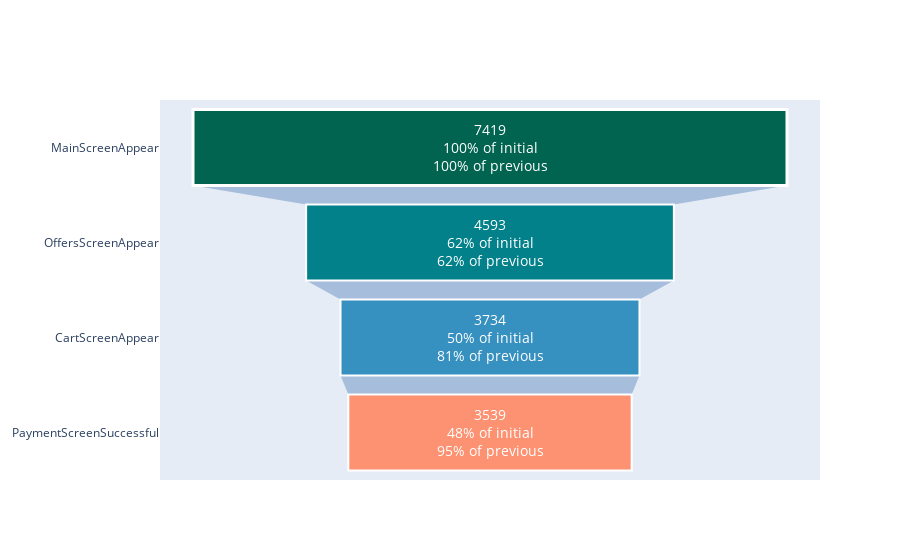

The cell this chart's notebook holds for it:
### Markdown cell above
**Вывод:**

Наибольшая потеря клиентов случается на втором шаге - когда пользователь переходит с главной страницы на страницу с предложениями/товарами. Возможно, существуют технические проблемы при переходе.

### Code cell
from plotly import graph_objects as go

fig = go.Figure(go.Funnel(
    y = ["MainScreenAppear", "OffersScreenAppear", "CartScreenAppear", "PaymentScreenSuccessful"],
    x = [7419, 4593, 3734, 3539],
    textposition = "inside",
    textinfo = "value+percent initial+percent previous",
    marker = {"color": ["#016450", "#02818a", "#3690c0", "#fc9272"],
    "line": {"width": [3, 2, 2, 2], "color": ["white", "white", "white", "white"]}},
    connector = {"fillcolor": '#a6bddb'},
        insidetextfont = {'color': 'white', 'size': 14})
    )


fig.show()

### Figure 1 — Plotly figure (JSON) as saved in the notebook; plotly's stock layout.template omitted (floating-point values rounded to 4 significant figures)
{"data": [{"connector": {"fillcolor": "#a6bddb"}, "insidetextfont": {"color": "white", "size": 14}, "marker": {"color": ["#016450", "#02818a", "#3690c0", "#fc9272"], "line": {"color": ["white", "white", "white", "white"], "width": [3, 2, 2, 2]}}, "textinfo": "value+percent initial+percent previous", "textposition": "inside", "type": "funnel", "x": [7419, 4593, 3734, 3539], "y": ["MainScreenAppear", "OffersScreenAppear", "CartScreenAppear", "PaymentScreenSuccessful"]}], "layout": {}}
